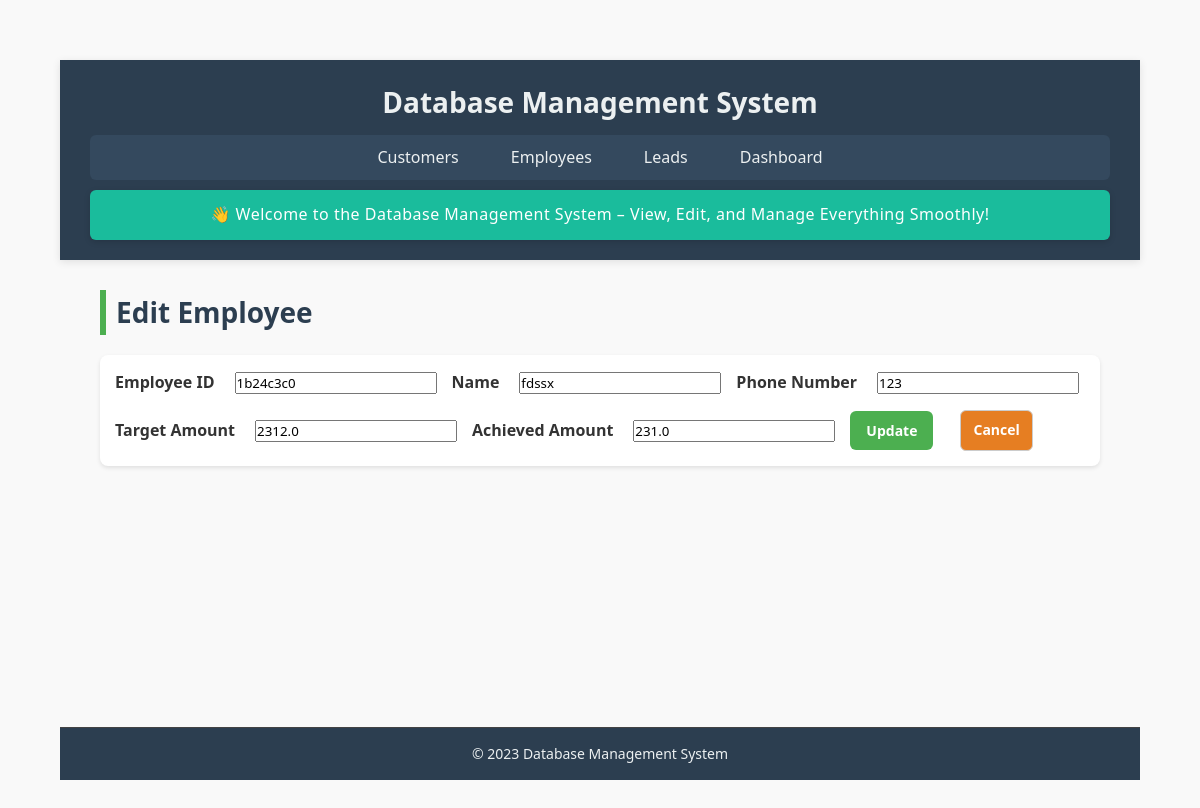
The app's page /employee/edit/1b24c3c0, older data.
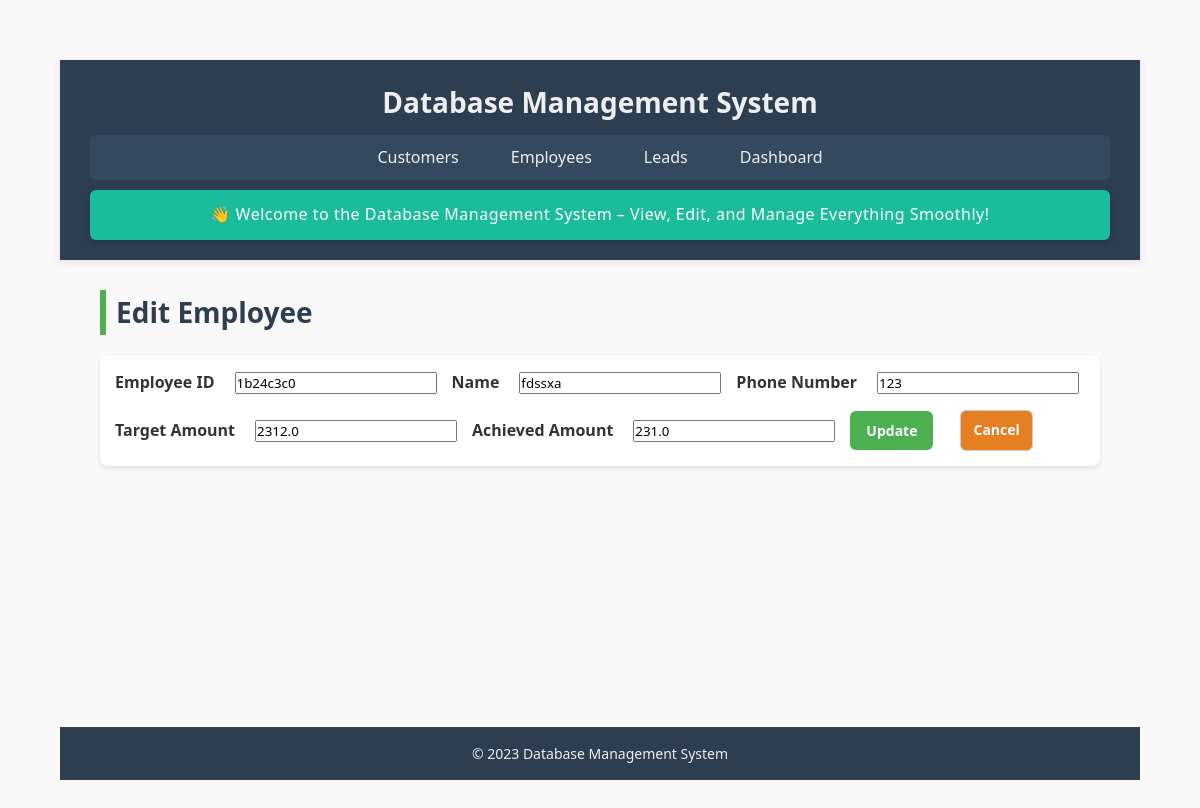
The same page, newer data.
### tables this page shows
CREATE TABLE employees (
    empId TEXT PRIMARY KEY,
    empName TEXT NOT NULL,
    phoneNo TEXT,
    targetAmount REAL NOT NULL CHECK (targetAmount >= 0),
    achievedAmount REAL NOT NULL CHECK (achievedAmount >= 0),
    createdAt TEXT DEFAULT CURRENT_TIMESTAMP,
    updatedAt TEXT DEFAULT CURRENT_TIMESTAMP
);

### app.py (the view, shortened to what this page needs)
@app.route('/employee/edit/<string:emp_id>', methods=['GET', 'POST'])
def edit_employee(emp_id):
    with closing(get_db_connection()) as conn:
        with closing(conn.cursor()) as cursor:
            cursor.execute("SELECT * FROM employees WHERE empId = ?", (emp_id,))
            employee = cursor.fetchone()
    if not employee:
        flash("Employee not found", "danger")
        return redirect(url_for('employees'))
    return render_template('edit_employee.html', employee=employee)

### app.py (called while the page is built)
def get_db_connection():
    conn = sqlite3.connect(DATABASE, timeout=10)
    conn.row_factory = sqlite3.Row
    conn.execute("PRAGMA journal_mode=WAL")
    return conn

### templates/edit_employee.html
{% extends "base.html" %}
{% block content %}
<h2>Edit Employee</h2>
<form method="POST" action="{{ url_for('edit_employee', emp_id=employee.empId) }}" class="form-container">
    <label for="empId">Employee ID</label>
    <input type="text" name="empId" value="{{ employee.empId }}" readonly>
    <label for="empName">Name</label>
    <input type="text" name="empName" value="{{ employee.empName }}" required>
    <label for="phoneNo">Phone Number</label>
    <input type="text" name="phoneNo" value="{{ employee.phoneNo or '' }}">
    <label for="targetAmount">Target Amount</label>
    <input type="number" name="targetAmount" value="{{ employee.targetAmount }}" required>
    <label for="achievedAmount">Achieved Amount</label>
    <input type="number" name="achievedAmount" value="{{ employee.achievedAmount }}" required>
    <button type="submit" class="btn">Update</button>
    <a href="{{ url_for('employees') }}" class="btn danger">Cancel</a>
</form>
{% endblock %}

Row changes from the older to the newer data that the page shows:
changed employees "1b24c3c0": empName "fdssx" → "fdssxa"
